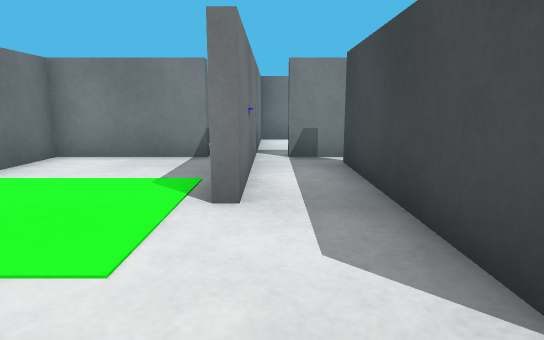
[1] (above)

18 first-person views from a walk through a Gazebo world. The camera is 0.51 m above the floor, tilts 10° down and sees 75° across. The floor is counted in squares, 0.5 m on a side. Each view is taken from the middle of a square. On the plan, view 1 faces up. The plan holds only what a view shows up to about 13 squares ahead; the rest is blank. The place goes on beyond the plan.

[2]
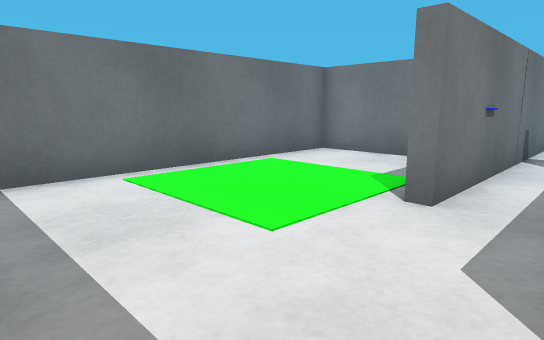

[3]
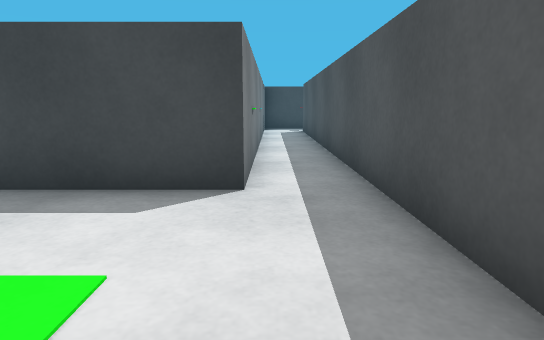

[4]
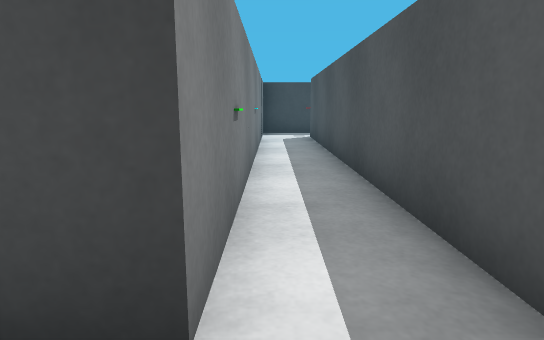

[5]
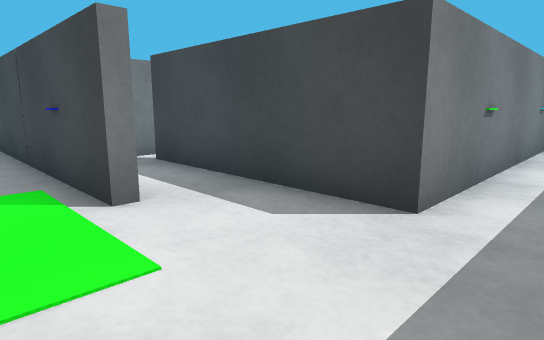

[6]
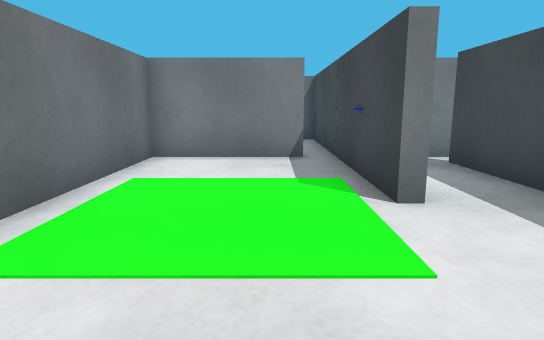

[7]
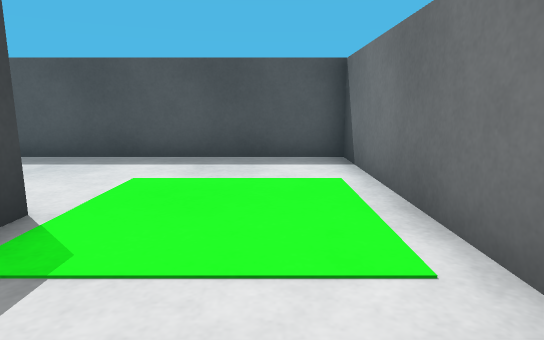

[8]
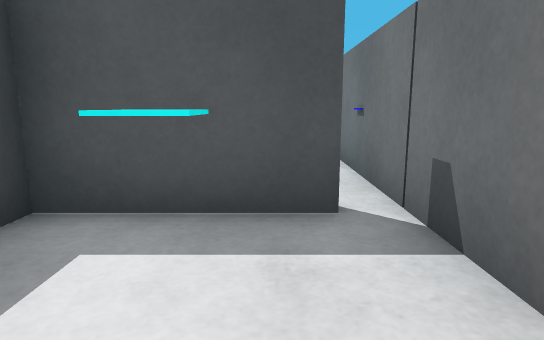

[9]
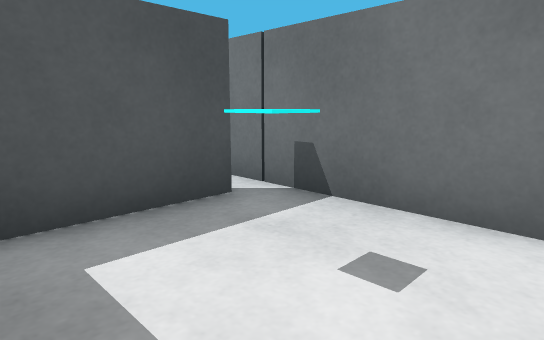

[10]
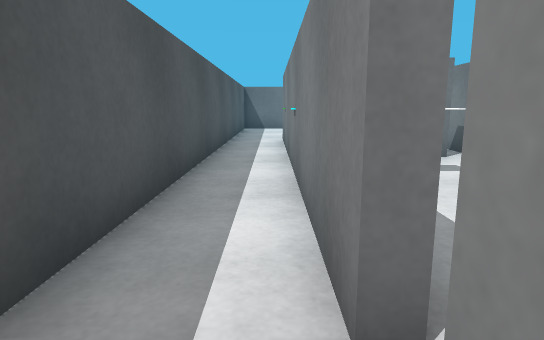

[11]
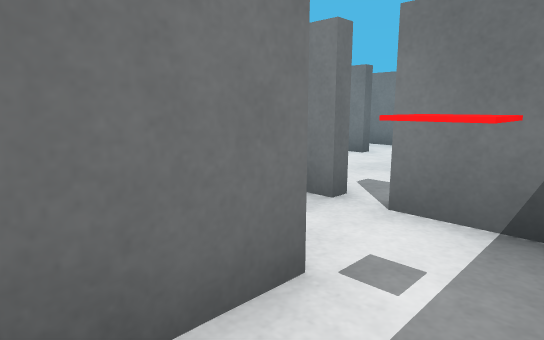

[12]
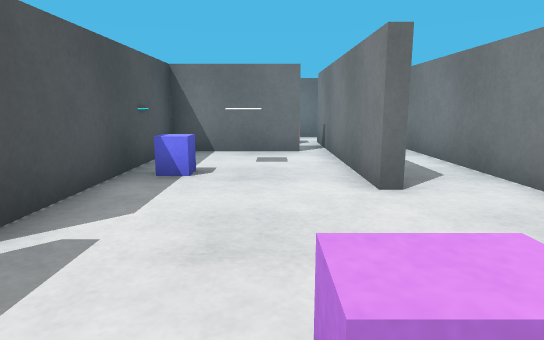

[13]
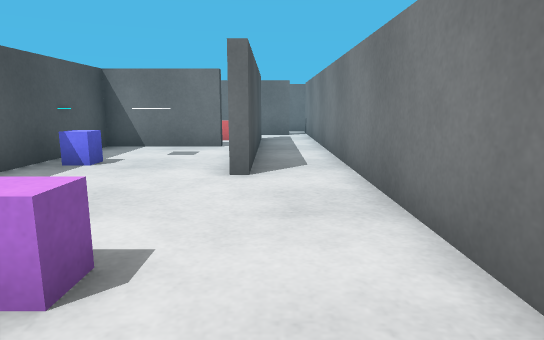

[14]
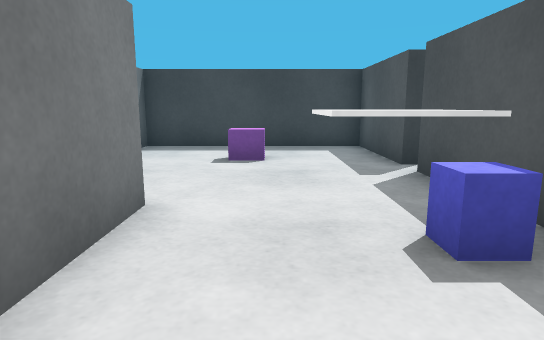

[15]
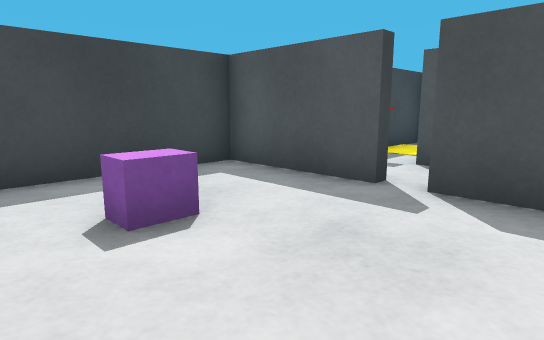

[16]
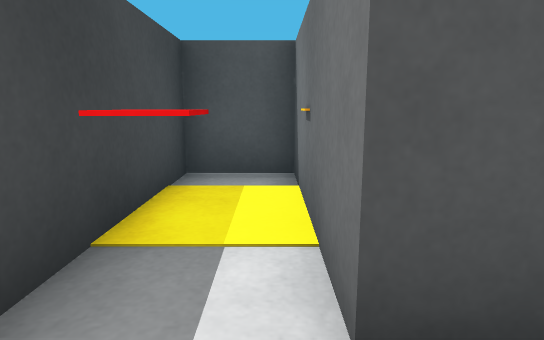

[17]
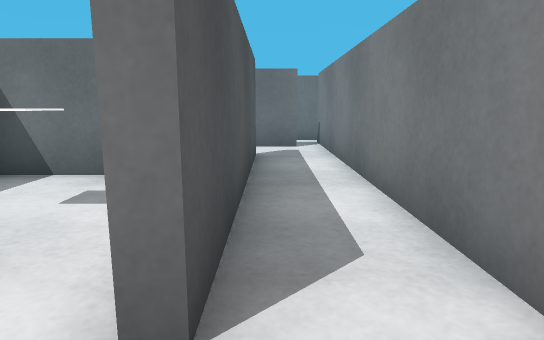

[18]
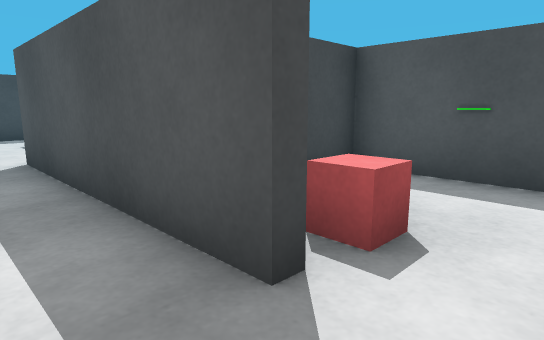

### Floor plan
Ten units are one square. View 1 is at (0, 0); x grows to the right and y downward. Boxes are objects, and circles mark ways between rooms. Rooms are numbered by the first view taken in them; rooms with no view inside come last. Other rooms are left out.
<svg viewBox="-50 -120 210 170">
<path fill="none" stroke="#000" d="M-13 -74 -45 -74 -45 4 74 4M-4 -76 -4 -37 -6 -37 -6 -115M75 -14 14 -14 14 -68M6 -115 -4 -115M-4 -108 -4 -76M2 -77 33 -77M-13 -78 -13 -74M136 -14 123 -14 123 -16 155 -16 155 -74 150 -74M74 4 106 4M52 -47 57 -47 57 -16 117 -16 117 -14 75 -14M134 -74 2 -74M126 24 126 45 143 45 143 6M32 -56 97 -56 97 -53 48 -53M17 -68 17 -49M26 -16 53 -16 53 -30"/>
<rect x="65" y="-45" width="20" height="20" fill="#bbb"><title>marker</title></rect>
<rect x="75" y="-35" width="10" height="20" fill="#bbb"><title>blue box</title></rect>
<rect x="125" y="-55" width="10" height="20" fill="#bbb"><title>purple box</title></rect>
<rect x="25" y="-55" width="20" height="20" fill="#bbb"><title>red box</title></rect>
<circle cx="0" cy="-80" r="3" fill="#2a7"/>
<circle cx="10" cy="-70" r="3" fill="#2a7"/>
<circle cx="80" cy="-5" r="3" fill="#2a7"/>
<circle cx="25" cy="-60" r="3" fill="#2a7"/>
<circle cx="50" cy="-50" r="3" fill="#2a7"/>
<text x="0" y="-30">1</text>
<text x="10" y="-100">2</text>
<text x="100" y="-30">3</text>
<text x="30" y="-40">4</text>
</svg>
Room 1 opens to room 2. Room 1 opens to room 3. Room 3 opens to room 4.

Where each view was taken, in squares from view 1:
view 1: 0 up, 0 right, facing up
view 2: 0 up, 1 right, facing up-left
view 3: 1 up, 3 left, facing right
view 4: 1 up, 0 right, facing right
view 5: 0 up, 2 left, facing up-right
view 6: 0 up, 2 left, facing up
view 7: 7 up, 3 left, facing down
view 8: 11 up, 1 right, facing down
view 9: 11 up, 3 right, facing down-left
view 10: 1 up, 13 right, facing left
view 11: 2 down, 14 right, facing up-left
view 12: 4 up, 14 right, facing left
view 13: 6 up, 15 right, facing left
view 14: 4 up, 6 right, facing right
view 15: 6 up, 10 right, facing down-right
view 16: 1 up, 13 right, facing down
view 17: 6 up, 11 right, facing left
view 18: 7 up, 2 right, facing down-right
